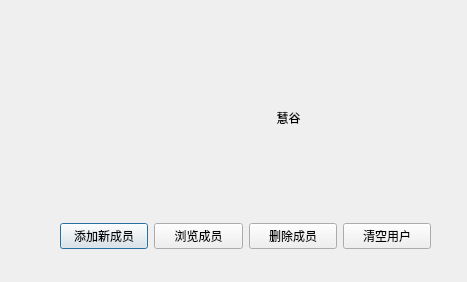
<?xml version="1.0" encoding="UTF-8"?>
<ui version="4.0">
 <class>man</class>
 <widget class="QDialog" name="man">
  <property name="geometry">
   <rect>
    <x>0</x>
    <y>0</y>
    <width>467</width>
    <height>282</height>
   </rect>
  </property>
  <property name="windowTitle">
   <string>Dialog</string>
  </property>
  <widget class="QLabel" name="label">
   <property name="geometry">
    <rect>
     <x>180</x>
     <y>82</y>
     <width>141</width>
     <height>71</height>
    </rect>
   </property>
   <property name="text">
    <string>                             慧谷</string>
   </property>
  </widget>
  <widget class="QWidget" name="layoutWidget">
   <property name="geometry">
    <rect>
     <x>60</x>
     <y>220</y>
     <width>371</width>
     <height>33</height>
    </rect>
   </property>
   <layout class="QHBoxLayout" name="horizontalLayout">
    <item>
     <widget class="QPushButton" name="pushButton_3">
      <property name="text">
       <string>添加新成员</string>
      </property>
     </widget>
    </item>
    <item>
     <widget class="QPushButton" name="pushButton">
      <property name="text">
       <string>浏览成员</string>
      </property>
     </widget>
    </item>
    <item>
     <widget class="QPushButton" name="pushButton_2">
      <property name="text">
       <string>删除成员</string>
      </property>
     </widget>
    </item>
    <item>
     <widget class="QPushButton" name="pushButton_4">
      <property name="text">
       <string>清空用户</string>
      </property>
     </widget>
    </item>
   </layout>
  </widget>
 </widget>
 <resources/>
 <connections/>
</ui>
